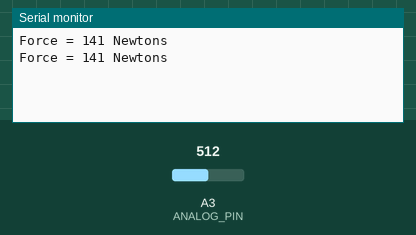
Recording of a sketch running on a simulated Arduino Uno, built with avr-gcc and run on an emulated ATmega328P. On the bench: the last lines printed to the serial monitor. The inputs (shaded band) are chosen by the test bench; at power-on: A3 (ANALOG_PIN) = 512.

Above: at 2.8 s.
2.9 s: A3 (ANALOG_PIN) set to 716
At 3.8 s:
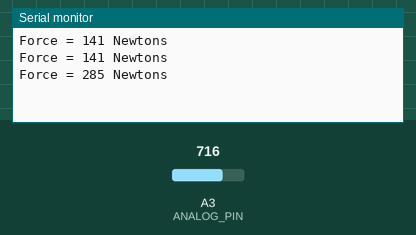
4.4 s: A3 (ANALOG_PIN) set to 900
At 5.5 s:
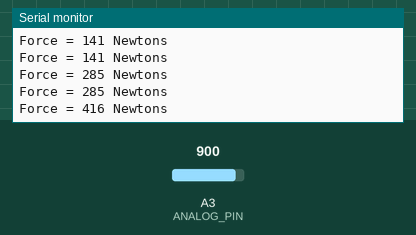
Timing chart, 0 to 7.4 s (numbered marks = the images above; inputs shaded):
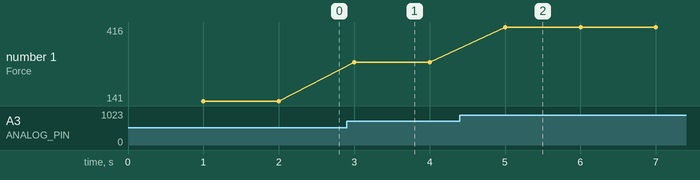

The sketch:

sensorDataTest.ino
```cpp
#include <Arduino.h>
#include <FS.h>
const int NUM_SAMPLES = 10;
const int ANALOG_PIN = 17;
int sensorData, sensorForce;
int sample[NUM_SAMPLES];
int sampleCount = 0;

unsigned long previousMillis = 0;
unsigned long currentMillis;
const long interval = 1000;

void setup() {
    Serial.begin(115200);
    pinMode(ANALOG_PIN, INPUT);
}

void loop() {
    currentMillis = millis();
    if(currentMillis - previousMillis >= interval) {
        previousMillis = currentMillis;
        sensorData = analogRead(ANALOG_PIN);
        sample[sampleCount] = map(sensorData,313,595,0,200);
        Serial.print("Force = ");
        Serial.print(sample[sampleCount]);
        Serial.println(" Newtons");
        sampleCount++;
    }
    if(sampleCount >= NUM_SAMPLES) {
        return;
    }
}
```

Measured:
- after the input at 2.9 s, the serial monitor: prints a new line after 0.10 s (image 1)
- after the input at 4.4 s, the serial monitor: prints a new line after 0.60 s (image 2)
- plotted number 1: 141 → 285 after the input at 2.9 s, 285 → 416 after the input at 4.4 s
